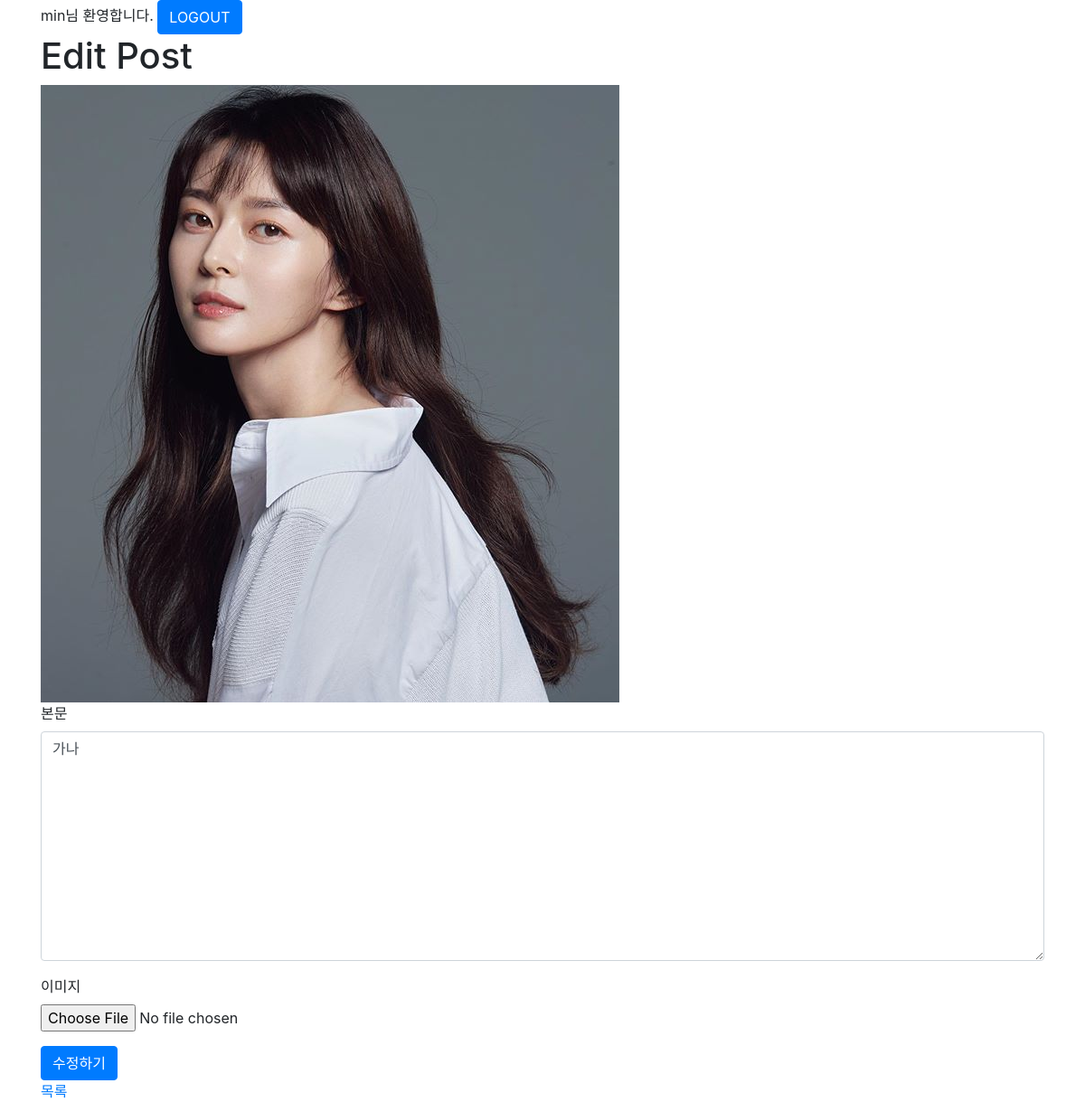
The app's page /posts/7/edit/ (signed in) with its own data.
### posts/models.py (models this page shows, shortened)
class Post(models.Model):
    user=models.ForeignKey(User,on_delete=models.CASCADE,null=False)
    body=models.TextField()
    created_at=models.DateTimeField()
    image = models.ImageField(upload_to='post', null=True)
    liked_users=models.ManyToManyField(User,related_name="liked_posts")

### posts/views.py (the view)
# urls.py: path('<int:post_id>/edit/',views.edit,name="edit"),
@login_required
def edit(request,post_id):
    try:
        post = Post.objects.get(id=post_id, user=request.user)
    except Post.DoesNotExist:
        return redirect('posts:index')
    context = {'post': post}
    return render(request, 'posts/edit.html', context)

### posts/templates/posts/edit.html (shortened to what this page needs)
{% extends "base.html" %}
{% load static %}
{% block style %}
  <link rel="stylesheet" href="{% static 'posts/style.css'%}" />
{% endblock %}
{% block content %}
  <div class="container">
    <h1>Edit Post</h1>
    {% if post.image %}
      <div>
        <img src="{{ post.image.url }}" alt="Post Image" />
      </div>
    {% endif %}
    <form action="{% url 'posts:update' post.id %}" method="POST" enctype="multipart/form-data">
      <div class="form-group">
        <label for="body">본문</label>
        <textarea class="form-control" id="body" cols="40" rows="10" name="body">{{ post.body }}</textarea>
      </div>
      <div class="form-group">
        <label for="image">이미지</label>
        <input type="file" class="form-control-file" id="image" name="image" />
      </div>
      <button type="submit" class="btn btn-primary">수정하기</button>
    </form>
    <a href="{% url 'posts:index' %}">목록</a>
  </div>
{% endblock %}

### templates/base.html (shortened to what this page needs)
{% load static %}
<!DOCTYPE html>
<html lang="ko">
  <head>
    <link rel="stylesheet" href="https://cdn.jsdelivr.net/npm/bootstrap@4.5.3/dist/css/bootstrap.min.css">
    <link rel="stylesheet" href="{% static 'style.css'%}" />
    {% block style %}
    {% endblock %}
  </head>
  <body>
    {% if user.is_authenticated %}
      <div class="container">
        <form action="{% url 'accounts:logout' %}" method="POST">
          {{ user.get_username }}님 환영합니다.
          <button type="submit" class="btn btn-primary">LOGOUT</button>
        </form>
      </div>
    {% endif %}
    {% block content %}
    {% endblock %}
  </body>
</html>

### static/style.css (style rules this page uses)
* { margin: 0px; padding: 0px; box-sizing: border-box; }

### records on screen
Post: image (picture), body "가나"

### other values on screen
{{ user.get_username }} "min"
